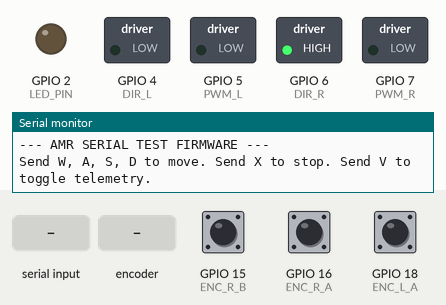
Recording of a sketch running on a simulated ESP32-S3. Parts: switched loads named in the sketch (green lamp = pin HIGH), output pins drawn as LEDs (lit = HIGH), the last lines printed to the serial monitor. The inputs (shaded band) are chosen by the test bench; at power-on: GPIO 15 (ENC_R_B) HIGH, GPIO 16 (ENC_R_A) HIGH, GPIO 18 (ENC_L_A) HIGH.

Above: at 2.2 s.
2.3 s: "w" received over Serial
At 5.1 s:
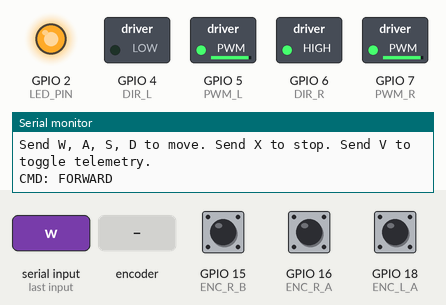
5.3 s: "s" received over Serial
At 6.41 s:
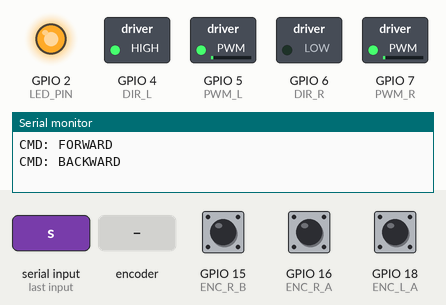
8.3 s: "a" received over Serial
At 8.96 s:
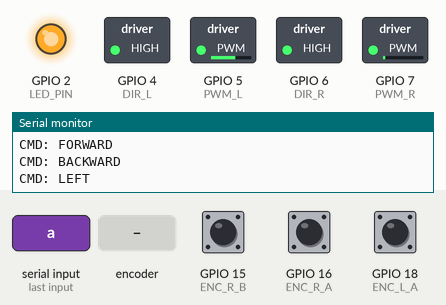
11.3 s: "d" received over Serial
At 12.62 s:
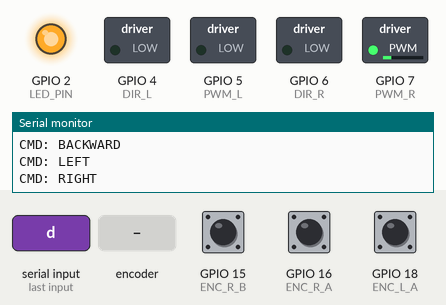
14.3 s: "W" received over Serial
At 14.87 s:
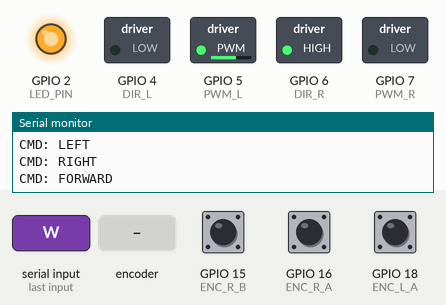
17.3 s: rotary encoder on GPIO 16 (ENC_R_A) / GPIO 17 (ENC_L_B) turned 3 steps (first pin leading)
Timing chart, 0 to 20.3 s (numbered marks = the images above; inputs shaded):
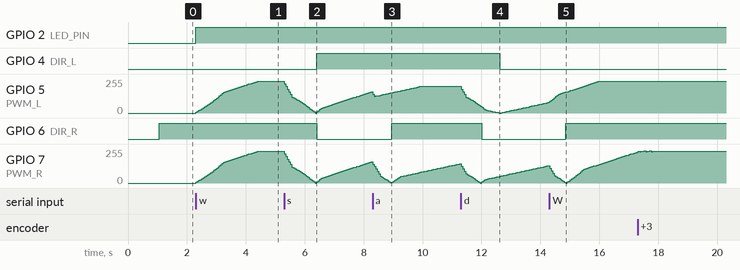

Measured:
- after the input at 2.3 s, GPIO 2 (LED_PIN): LOW → HIGH at once; GPIO 5 (PWM_L), GPIO 7 (PWM_R): moves from 0/255 to 239/255 over 2.1 s, starting at once
- after the input at 5.3 s, GPIO 4 (DIR_L): LOW → HIGH after 1.1 s; GPIO 6 (DIR_R): HIGH → LOW after 1.1 s
- after the input at 8.3 s, GPIO 6 (DIR_R): LOW → HIGH after 0.66 s
- after the input at 11.3 s, GPIO 4 (DIR_L): HIGH → LOW after 1.3 s; GPIO 6 (DIR_R): HIGH → LOW after 0.71 s
- after the input at 14.3 s, GPIO 6 (DIR_R): LOW → HIGH after 0.57 s

The sketch:

dual_PID_teleop_with_ramps.ino
```cpp
/*
 * =======================================================================================
 * SERIAL TEST FIRMWARE: Differential Drive AMR | ESP32-S3 | Cytron MDD10A
 * =======================================================================================
 * PURPOSE: Test Asymmetrical Slew Rate Limiter (Ramp) and PID logic via Serial Monitor
 * before deploying micro-ROS.
 * * CONTROLS (Send via Serial Monitor at 115200 baud):
 * W = Forward    A = Left    S = Backward    D = Right    X = Stop
 * V = Toggle Verbose Logging (to watch the Ramp and PID in action)
 * =======================================================================================
 */

#include <Arduino.h>

// ================== PIN DEFINITIONS ==================
#define DIR_L    4
#define PWM_L    5
#define DIR_R    6
#define PWM_R    7
#define LED_PIN  2  // Onboard LED

#define ENC_L_A  18
#define ENC_L_B  17
#define ENC_R_A  16
#define ENC_R_B  15

// ================== HARDWARE CONFIG ==================
#define LEDC_FREQ  20000
#define LEDC_BITS  8
#define INVERT_LEFT  true   // Adjust based on your motor wiring
#define INVERT_RIGHT false  // Adjust based on your motor wiring
const float CPR = 560.0;    // Encoder counts per revolution

// ================== CONTROL LOOP ==================
const int SAMPLE_MS = 50;   // 50ms = 20Hz control loop
unsigned long prevPidTime = 0;
bool verbose = false;       // Toggle with 'V' in serial

// ================== TELEOP SPEEDS ==================
float teleopFwdRpm = 60.0;
float teleopTurnRpm = 40.0;

// ================== RAMP (SLEW RATE) LIMITS ==================
float accelRpmPerSec = 60.0;  // Gentle acceleration
float decelRpmPerSec = 200.0; // Sharp, fast braking

// RPM Variables
float desiredRpmL = 0.0; // The goal RPM set by keyboard commands
float desiredRpmR = 0.0;
float targetRpmL = 0.0;  // The current allowed RPM (stepped by the ramp)
float targetRpmR = 0.0;

// ================== PID VARIABLES ==================
float kP = 2.0;
float kI = 1.20;
float kD = 0.00;

float prevErrorL = 0, integralL = 0;
float prevErrorR = 0, integralR = 0;

// ================== ENCODER VARIABLES ==================
volatile long ticksL = 0;
volatile long ticksR = 0;
long lastL = 0;
long lastR = 0;

// ================================================================
// 1. INTERRUPT SERVICE ROUTINES
// ================================================================
void IRAM_ATTR encL_ISR() {
  if (digitalRead(ENC_L_A) == digitalRead(ENC_L_B)) ticksL--;
  else ticksL++;
}

void IRAM_ATTR encR_ISR() {
  if (digitalRead(ENC_R_A) == digitalRead(ENC_R_B)) ticksR++;
  else ticksR--;
}

// ================================================================
// 2. HARDWARE ACTUATION
// ================================================================
void setLeftMotorHardware(int pidOutput) {
  pidOutput = constrain(pidOutput, -255, 255);
  bool fwd = (pidOutput >= 0);
  if (INVERT_LEFT) fwd = !fwd;
  digitalWrite(DIR_L, fwd ? HIGH : LOW);
  ledcWrite(PWM_L, abs(pidOutput));
}

void setRightMotorHardware(int pidOutput) {
  pidOutput = constrain(pidOutput, -255, 255);
  bool fwd = (pidOutput >= 0);
  if (INVERT_RIGHT) fwd = !fwd;
  digitalWrite(DIR_R, fwd ? HIGH : LOW);
  ledcWrite(PWM_R, abs(pidOutput));
}

// ================================================================
// 3. MATH & CONTROL FUNCTIONS
// ================================================================
float computeRamp(float currentTarget, float desiredTarget, float accelLimit, float decelLimit, float dt) {
  if (currentTarget == desiredTarget) return currentTarget;

  float maxStep;
  if ((currentTarget >= 0 && desiredTarget > currentTarget) ||
      (currentTarget <= 0 && desiredTarget < currentTarget)) {
    maxStep = accelLimit * dt; // Accelerating
  } else {
    maxStep = decelLimit * dt; // Braking / Reversing
  }

  if (desiredTarget > currentTarget) {
    currentTarget += maxStep;
    if (currentTarget > desiredTarget) currentTarget = desiredTarget;
  } else {
    currentTarget -= maxStep;
    if (currentTarget < desiredTarget) currentTarget = desiredTarget;
  }
  return currentTarget;
}

int computePID(float target, float current, float &prevError, float &integral, float dt) {
  float error = target - current;
  integral += error * dt;
  integral = constrain(integral, -100, 100); // Anti-windup
  float derivative = (error - prevError) / dt;
  prevError = error;
  float output = (kP * error) + (kI * integral) + (kD * derivative);
  return (int)constrain(output, -255, 255);
}

// ================================================================
// 4. SERIAL COMMAND HANDLER
// ================================================================
void handleSerial() {
  while (Serial.available()) {
    char c = Serial.read();

    switch (c) {
      case 'w': case 'W':
        desiredRpmL = teleopFwdRpm; desiredRpmR = teleopFwdRpm;
        Serial.println("CMD: FORWARD"); break;
      case 's': case 'S':
        desiredRpmL = -teleopFwdRpm; desiredRpmR = -teleopFwdRpm;
        Serial.println("CMD: BACKWARD"); break;
      case 'a': case 'A':
        desiredRpmL = -teleopTurnRpm; desiredRpmR = teleopTurnRpm;
        Serial.println("CMD: LEFT"); break;
      case 'd': case 'D':
        desiredRpmL = teleopTurnRpm; desiredRpmR = -teleopTurnRpm;
        Serial.println("CMD: RIGHT"); break;
      case 'x': case 'X':
        desiredRpmL = 0.0; desiredRpmR = 0.0;
        Serial.println("CMD: STOP (Ramping down)"); break;
      case 'v': case 'V':
        verbose = !verbose;
        Serial.print("VERBOSE LOGGING: "); Serial.println(verbose ? "ON" : "OFF");
        break;
    }
  }
}

// ================================================================
// 5. SETUP
// ================================================================
void setup() {
  Serial.begin(115200);
  delay(1000);
  Serial.println("--- AMR SERIAL TEST FIRMWARE ---");
  Serial.println("Send W, A, S, D to move. Send X to stop. Send V to toggle telemetry.");

  pinMode(DIR_L, OUTPUT);
  pinMode(DIR_R, OUTPUT);
  pinMode(LED_PIN, OUTPUT);

  pinMode(ENC_L_A, INPUT_PULLUP);
  pinMode(ENC_L_B, INPUT_PULLUP);
  pinMode(ENC_R_A, INPUT_PULLUP);
  pinMode(ENC_R_B, INPUT_PULLUP);

  attachInterrupt(digitalPinToInterrupt(ENC_L_A), encL_ISR, CHANGE);
  attachInterrupt(digitalPinToInterrupt(ENC_R_A), encR_ISR, CHANGE);

  ledcAttach(PWM_L, LEDC_FREQ, LEDC_BITS);
  ledcAttach(PWM_R, LEDC_FREQ, LEDC_BITS);

  prevPidTime = millis();
}

// ================================================================
// 6. MAIN LOOP
// ================================================================
void loop() {
  // 1. Process Keyboard Commands
  handleSerial();

  // 2. Control Loop
  unsigned long currentTime = millis();
  if (currentTime - prevPidTime >= SAMPLE_MS) {
    float dt = SAMPLE_MS / 1000.0;
    prevPidTime = currentTime;

    // --- APPLY RAMP ---
    targetRpmL = computeRamp(targetRpmL, desiredRpmL, accelRpmPerSec, decelRpmPerSec, dt);
    targetRpmR = computeRamp(targetRpmR, desiredRpmR, accelRpmPerSec, decelRpmPerSec, dt);

    // --- FULL STOP EFFICIENCY CHECK ---
    if (desiredRpmL == 0 && desiredRpmR == 0 && targetRpmL == 0 && targetRpmR == 0) {
      setLeftMotorHardware(0);
      setRightMotorHardware(0);
      integralL = 0; prevErrorL = 0;
      integralR = 0; prevErrorR = 0;
      digitalWrite(LED_PIN, LOW);
    }
    // --- COMPUTE & APPLY PID ---
    else {
      digitalWrite(LED_PIN, HIGH);

      long dL = ticksL - lastL;
      long dR = ticksR - lastR;
      lastL = ticksL;
      lastR = ticksR;

      float currentRpmL = (dL * 60.0) / (CPR * dt);
      float currentRpmR = (dR * 60.0) / (CPR * dt);

      int outputL = computePID(targetRpmL, currentRpmL, prevErrorL, integralL, dt);
      int outputR = computePID(targetRpmR, currentRpmR, prevErrorR, integralR, dt);

      setLeftMotorHardware(outputL);
      setRightMotorHardware(outputR);

      // Print telemetry if Verbose mode is on
      if (verbose) {
        Serial.printf("DesL:%6.1f | TargL:%6.1f | ActL:%6.1f || DesR:%6.1f | TargR:%6.1f | ActR:%6.1f\n",
            desiredRpmL, targetRpmL, currentRpmL, desiredRpmR, targetRpmR, currentRpmR);
      }
    }
  }
}
```
